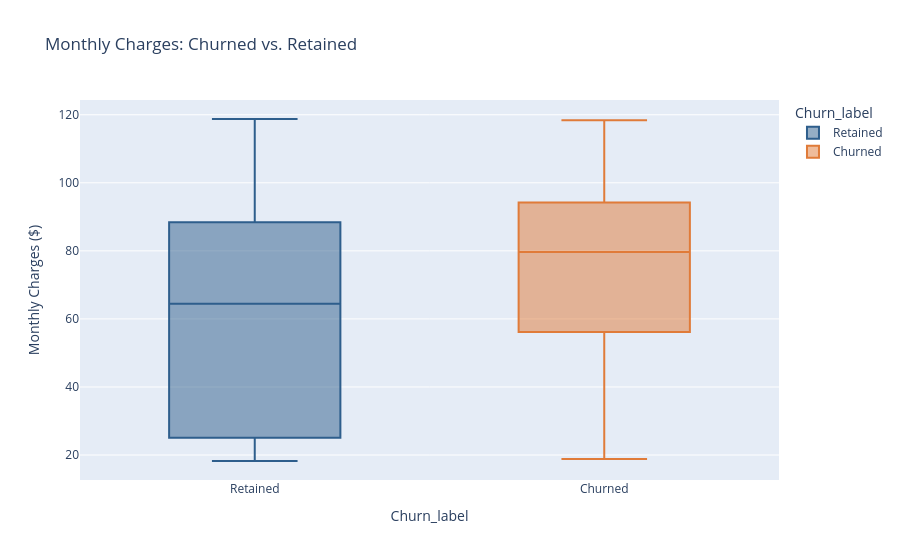
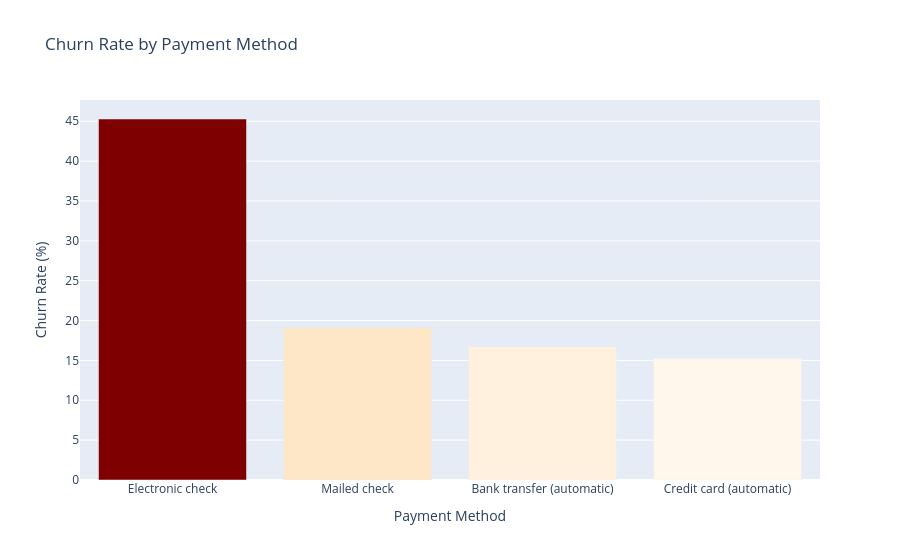

Notebook code for these charts, in order:
### Code cell
# ── CELL 9: Monthly Charges Box Plot ────────────────
df_orig = df.copy()
df_orig['Churn_label'] = df_orig['Churn'].map({'Yes': 'Churned', 'No': 'Retained'})

fig = px.box(df_orig, x='Churn_label', y='MonthlyCharges',
             color='Churn_label',
             color_discrete_map={'Retained': '#2E5E8C', 'Churned': '#E07B39'},
             title='Monthly Charges: Churned vs. Retained',
             labels={'MonthlyCharges': 'Monthly Charges ($)'})
fig.write_html('../figures/04_charges_vs_churn.html')
fig.write_image('../figures/04_charges_vs_churn.png', scale=2)
fig.show()

# Churn rate by payment method
df_orig['Churn_num'] = df_orig['Churn'].map({'Yes':1, 'No':0})
pay_churn = df_orig.groupby('PaymentMethod')['Churn_num'].mean().mul(100).sort_values(ascending=False)

fig2 = px.bar(x=pay_churn.index, y=pay_churn.values,
              title='Churn Rate by Payment Method',
              labels={'x': 'Payment Method', 'y': 'Churn Rate (%)'},
              color=pay_churn.values, color_continuous_scale='OrRd')
fig2.update_layout(coloraxis_showscale=False)
fig2.write_html('../figures/05_payment_vs_churn.html')
fig2.write_image('../figures/05_payment_vs_churn.png', scale=2)
fig2.show()

### Figure 1 — Plotly figure (JSON) as saved in the notebook; plotly's stock layout.template omitted (floating-point values rounded to 4 significant figures; data arrays with more than 128 entries replaced by an {"elided": "..."} marker saying what was removed)
{"data": [{"alignmentgroup": "True", "hovertemplate": "Churn_label=%{x}<br>Monthly Charges ($)=%{y}<extra></extra>", "legendgroup": "Retained", "marker": {"color": "#2E5E8C"}, "name": "Retained", "notched": false, "offsetgroup": "Retained", "orientation": "v", "showlegend": true, "type": "box", "x": {"elided": "5174 str values"}, "x0": " ", "xaxis": "x", "y": {"elided": "5174 float values"}, "y0": " ", "yaxis": "y"}, {"alignmentgroup": "True", "hovertemplate": "Churn_label=%{x}<br>Monthly Charges ($)=%{y}<extra></extra>", "legendgroup": "Churned", "marker": {"color": "#E07B39"}, "name": "Churned", "notched": false, "offsetgroup": "Churned", "orientation": "v", "showlegend": true, "type": "box", "x": {"elided": "1869 str values"}, "x0": " ", "xaxis": "x", "y": {"elided": "1869 float values"}, "y0": " ", "yaxis": "y"}], "layout": {"boxmode": "overlay", "legend": {"title": {"text": "Churn_label"}, "tracegroupgap": 0}, "title": {"text": "Monthly Charges: Churned vs. Retained"}, "xaxis": {"anchor": "y", "categoryarray": ["Retained", "Churned"], "categoryorder": "array", "domain": [0, 1], "title": {"text": "Churn_label"}}, "yaxis": {"anchor": "x", "domain": [0, 1], "title": {"text": "Monthly Charges ($)"}}}}

### Figure 2 — Plotly figure (JSON) as saved in the notebook; plotly's stock layout.template omitted (floating-point values rounded to 4 significant figures)
{"data": [{"hovertemplate": "Payment Method=%{x}<br>Churn Rate (%)=%{y}<br>color=%{marker.color}<extra></extra>", "legendgroup": "", "marker": {"color": [45.29, 19.11, 16.71, 15.24], "coloraxis": "coloraxis", "pattern": {"shape": ""}}, "name": "", "orientation": "v", "showlegend": false, "textposition": "auto", "type": "bar", "x": ["Electronic check", "Mailed check", "Bank transfer (automatic)", "Credit card (automatic)"], "xaxis": "x", "y": [45.29, 19.11, 16.71, 15.24], "yaxis": "y"}], "layout": {"barmode": "relative", "coloraxis": {"autocolorscale": false, "colorbar": {"title": {"text": "color"}}, "colorscale": [[0, "rgb(255,247,236)"], [0.125, "rgb(254,232,200)"], [0.25, "rgb(253,212,158)"], [0.375, "rgb(253,187,132)"], [0.5, "rgb(252,141,89)"], [0.625, "rgb(239,101,72)"], [0.75, "rgb(215,48,31)"], [0.875, "rgb(179,0,0)"], [1, "rgb(127,0,0)"]], "showscale": false}, "legend": {"tracegroupgap": 0}, "title": {"text": "Churn Rate by Payment Method"}, "xaxis": {"anchor": "y", "domain": [0, 1], "title": {"text": "Payment Method"}}, "yaxis": {"anchor": "x", "domain": [0, 1], "title": {"text": "Churn Rate (%)"}}}}
